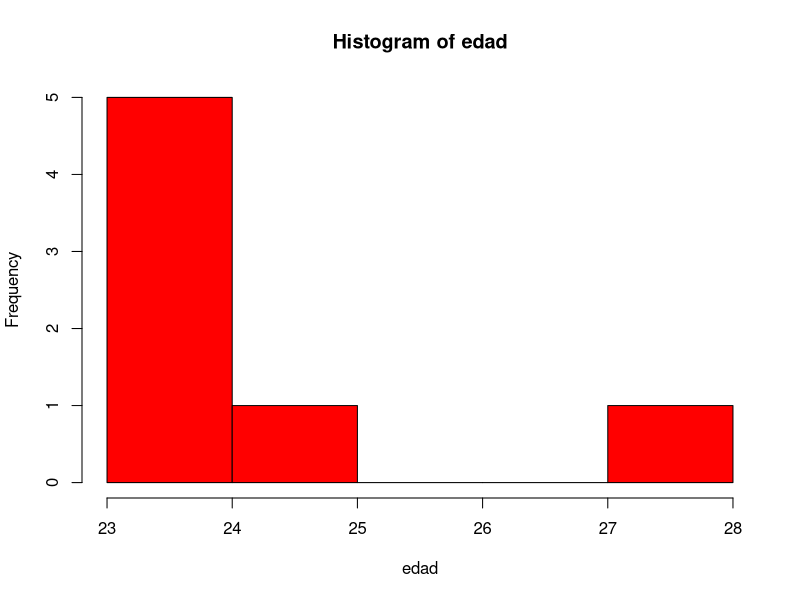
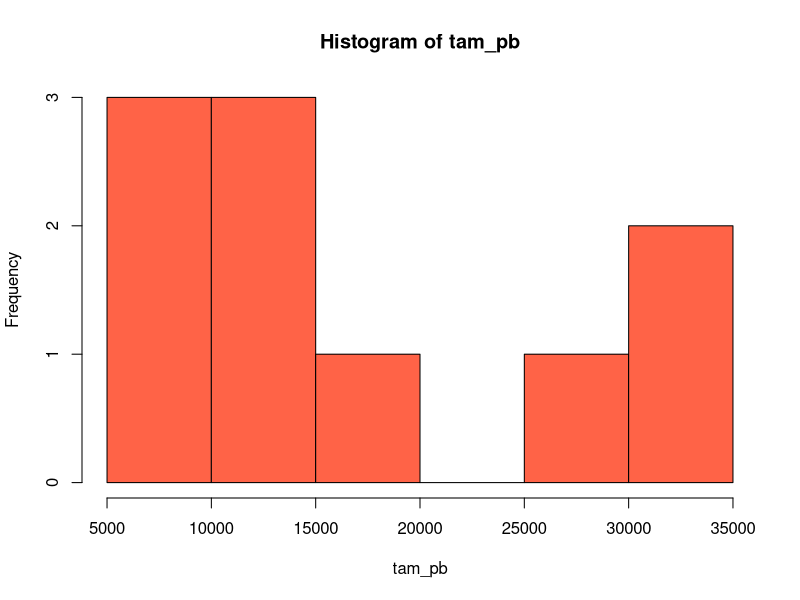
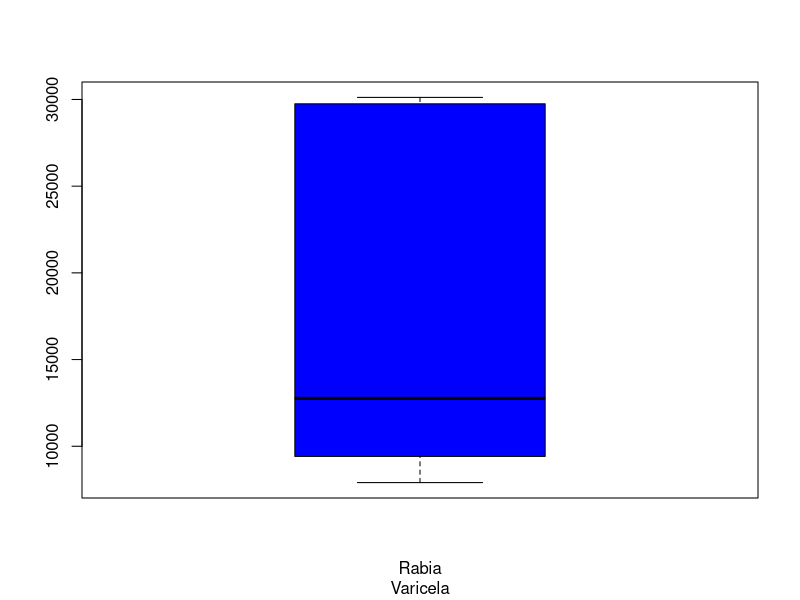

R code for these plots, in order:
#Tarea 1 Capitulo 3 Parte 2
#Tamaños de Genomas
#Iniciar con el vector, para tener el tamaño en bp se multiplica por el prefijo Mega
genomeSizeM_BP<-c(3234.83,2716.97,143.73,0.014281,12.1);genomeSizeM_BP*1e6
#Se asignan nombres a los genomas
nombres<-c("Human","Mouse","Fruit_Fly","Roundworm","Yeast")
names(genomeSizeM_BP)<-nombres
print(genomeSizeM_BP)
#Hubo diferencias en el punto decimal, en la ultima version se coloco antes de 
#multiplicarlo por el Mega
#EJERCICIO
#1. Generar un vector de las edades de 10 de tus compañeros
edades<-c(22,23,22,24,28,30,24,23,23,25)
#2. Asignarles un nombre
nombre<-c("Martin","Clau","Jazmin","Itzel","Eliseo","Vane","Fer","Moni","Caro","Ana")
names(edades)<-nombre
print(edades)
#3. Encuentra el mínimo, máximo, media, mediana, la desviación estandar
#la longitud del vector y selecciona los elementos impares
min(edades); max(edades); mean(edades); median(edades); sd(edades)
length(edades); edades[c(2,8,9,10)]
#4 Elimina el minimo y el maximo y con el vector resultante elabora un histograma
edades<-sort(edades); edad<-edades[-c(1,2,10)]
hist(edad,col = "red")
#5. Crea un vector de cracteres con diez nombres de especies y asocialos con su 
#número de acceso de NCBI para su genoma
especies<-c("ballena_azul","ballena_jorobada","Puma","Coyote","Jaguar","orca","lobo_marino","lince","Ballena_gris","Lobo")
Num_genoma<-c("GCA_009873245.3","GCA_041834305.1","GCA_003327715.1","GCA_034620425.1","GCA_046562885.2","GCA_937001465.1","GCA_009762305.2","GCA_022079265.1","GCA_028021215.1","GCA_011100685.1")
names(Num_genoma)<-especies
print(Num_genoma)
#TRATAR NA
#R reconoce las NA (ausencia de información), para detectarlas se usa la función
x<-c(88,NA,12,168,13)
is.na(x)
#Podemos hacer que R excluya las NA en los analisis con el comando na.rm
mean(x,na.rm = T)
#FILTRADO DE ELEMENTOS DE UN VECTOR
#Se pueden crear vectores que sean subconjunto de otros vectores, anidado
un_vector<-c(1,2,3,5,7,11,13,17,19)
otro_vector<-un_vector[un_vector*un_vector>10]; print(otro_vector)
#Las operaciones de los vectores se leen de adentro hacia afuera
#FILTRADO CON SUBSET
#Con el comando subset() se filtra lo mismo como el ejercicio de arriba, aunque con
# la ventaja es que ignora las NA
otro_vector<-subset(un_vector,un_vector*un_vector>10); print(otro_vector)
un_vector<-c(1,2,3,5,7,11,NA,13,17,NA,19)
otro_vector<-subset(un_vector,un_vector*un_vector>10);print(otro_vector)
#Seleccion which () nos regresa los indices, quienes cumplen cierta condicion
z<-c(5,2,-3,8)
which(z*z>8)
#De esta manera nos dice quienes son
z[which(z*z>8)]
#VER SI DOS VECTORES SON IGUALES
x<-c(1,4,9,16,25)
y<-c(1:5); y<-y*y
x==y
#Para secuencias grandes se puede usar el comando all()
x<-seq(1,1000,1)
y<-seq(1,1000,1)
all(x==y)
#FACTOR
#Son un tipo de vector que puede tomar un num limitado de valores que se utilizan 
#como varias categorias. A los valores que puede tomar los elementos de le conocen 
#como levels
x<-c(1,2,2,3,1,2,3,3,1,2,3,3,1); print(x)
x<-as.factor(x);print(x) #Son como las variantes que tiene el vector
meses = c("March","April","January","November","January",
          "September","October","September","November","August",
          "January","November","November","February","May","August",
          "July","December","August","August","September","November",
          "February","April")
meses<-as.factor(meses);print(meses)
#Puedes hacer ciertas operaciones con los factores como tablas
table(meses)
#EJERCICIO TEPERATURA DE INCUBACION
#temperatura de incubacion en grados Celcius
temperaturas<-c(37,37,25,30,30,37,25,25)
#Calculo de temperatura media
temp_media<-mean(temperaturas)
cat("Temperatura media:",temp_media, "°C")#Es para la oración de salida
#Calculo de la desviacion estandar
temp_desviacion<-sd(temperaturas)
cat("Desviación estándar",temp_desviacion,"°C")
muestras<-c("Muestra1","Muestra2","Muestra3","Muestra4")
temperaturas<-c(Muestra1=37,Muestra2=25,Muestra3=30,Muestra4=40)
#Se filtran las tempereturas dentro del rango optimo
temp_optimas<-temperaturas[temperaturas>=25&temperaturas<=37]
#Muestras dentro del rango optimo
muestras_optimas<-names(temp_optimas)
cat("Muestras con temperatura óptima:",muestras_optimas)
#Crear un Factor ordenado por temperatiras de menor a mayor
temp_ordendas<-sort(temperaturas); print(temp_ordendas)
#Crear un vector de los meses de cumpleaños de las alumnas
meses_cumple<-c("Febrero","Marzo","Agosto","Marzo","Julio","Julio","Marzo","Septiembre","Marzo","Mayo"); print(meses_cumple)
#Num de cumpleañeros por meses
meses_cumple<-as.factor(meses_cumple);table(meses_cumple)
#EJERCICIO
#Crea un vector con el nombre de 10 virus
virus<-c("Rabia","Varicela","COVID","MERS","Hepatitis_C","VIH","Sarampion","VPH","Dengue","Influenza")
#Asocia esos nombres con el numero de acceso en IUCN
acceso<-c("GCA_000859625.1","GCA_008791805.1","	GCA_000864885.1","GCA_000901155.1","GCA_002820845.1","GCA_000864765.1","GCA_000854845.1","GCA_000863945.2","GCA_000857725.1","GCA_000865725.1")
names(acceso)<-virus; print(acceso)
#Combina tamaño de bp y nombres
tam_pb<-c(11932,30119,29751,30119,9413,9181,15894,7904,10862,13588)
names(tam_pb)<-virus;print(tam_pb)
#Determinar cuales son mayores de 10000 pb
tam_pb[which(tam_pb>10000)]
#Asocia un subconjunto que tnega virus de menor de 10000 y otro mayor a 10000
tam_peq<-tam_pb[which(tam_pb<10000)]; print(tam_peq)
tam_grd<-tam_pb[which(tam_pb>10000)];print(tam_grd)
#Hacer un histograma de los tamaños
hist(tam_pb,col = "tomato")
#Hacer un boxplot con los nombres en los ejes
boxplot(tam_pb, xlab=virus,col = "blue")
#Ejercicios ADICIONALES
#Crea un vector con los num 2,4,6,8, y 10
v1<-c(2,4,6,8,10)
#Crea un vector con los num 1,3,5,7 y 9
v2<-c(1,3,5,7,9)
#Suma los vectores v1 y v2 elemento por elemento
v1+v2
#Multiplica el vector v1 po el escalar 3
v1*v1[3]
#Calcula la media del vector v2
mean(v2)
#Encuentra el valor minimo del vector v1
min(v1)
#Crea un vector con los numeros 2,4,6,8 y 10
v3<-c(2,4,6,8,10)
#Compara los vectores V1 y v3 y determina si son iguales
all(v1==v3)
#Crea un vector con los primeros 10 numeros impares
v4<-c(1,3,5,7,9,11,13,15,17,19)
#Encuentra los elementos comunes entre los vectores v2 y v4
which(v2==v4); print(v2[1:5])
#Crea un vector con num aleatorios del entre 1 y 50
v1<-rnorm(1:50,10);print(v1)
